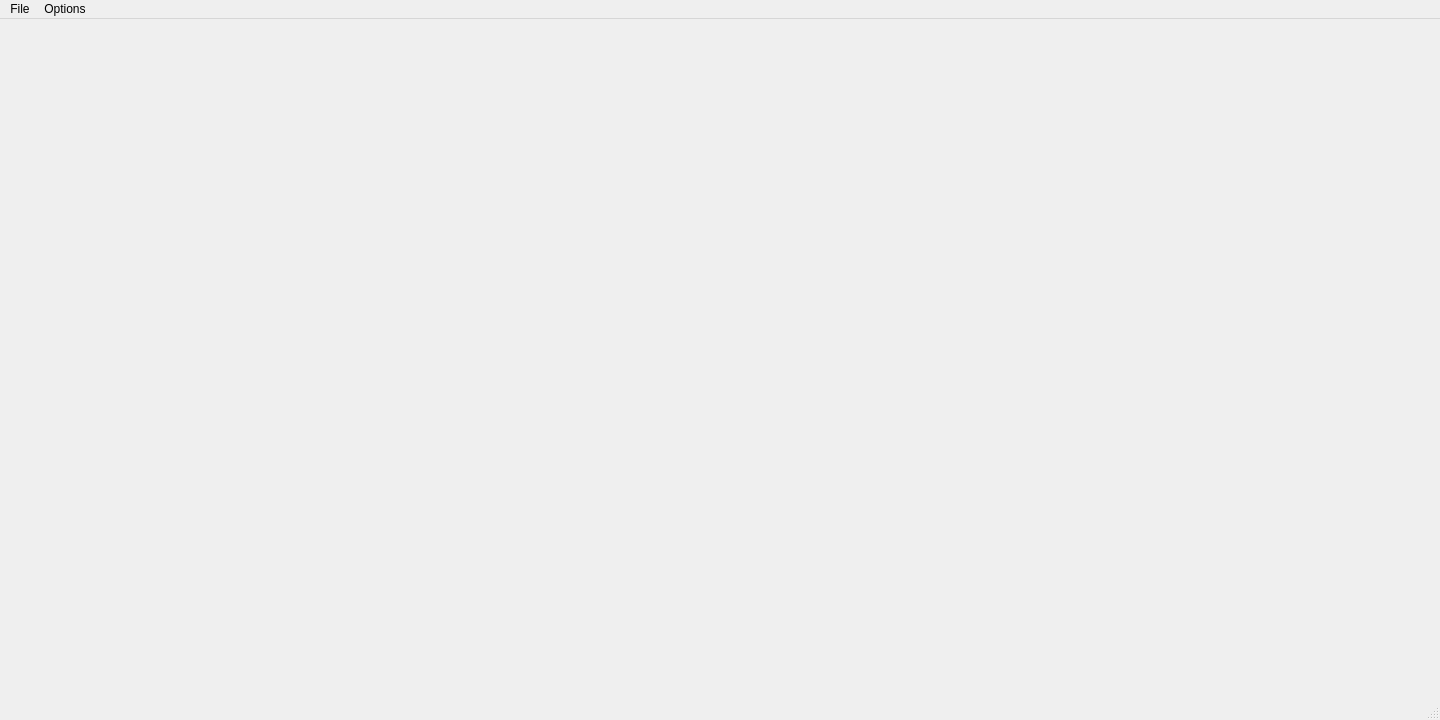
<?xml version="1.0" encoding="UTF-8"?>
<ui version="4.0">
 <class>Simulator</class>
 <widget class="QMainWindow" name="Simulator">
  <property name="geometry">
   <rect>
    <x>0</x>
    <y>0</y>
    <width>1440</width>
    <height>720</height>
   </rect>
  </property>
  <property name="windowTitle">
   <string>Simulator</string>
  </property>
  <widget class="QWidget" name="centralwidget">
   <layout class="QGridLayout" name="centralWidgetGridLayout" columnstretch="5,1">
    <property name="bottomMargin">
     <number>9</number>
    </property>
    <item row="0" column="1">
     <layout class="QGridLayout" name="configurationGridLayout">
      <property name="spacing">
       <number>0</number>
      </property>
      <item row="2" column="0">
       <widget class="SimulatorConfigurationButtons" name="configurationButtons" native="true"/>
      </item>
      <item row="1" column="0">
       <widget class="ConfigurationGrid" name="configurationGridNew" native="true"/>
      </item>
      <item row="0" column="0">
       <widget class="ConfigurationGrid" name="configurationGridOld" native="true"/>
      </item>
     </layout>
    </item>
    <item row="0" column="0">
     <widget class="PlotsPage" name="plotsPage" native="true"/>
    </item>
   </layout>
  </widget>
  <widget class="QMenuBar" name="menubar">
   <property name="geometry">
    <rect>
     <x>0</x>
     <y>0</y>
     <width>1440</width>
     <height>33</height>
    </rect>
   </property>
   <widget class="QMenu" name="menuFile">
    <property name="title">
     <string>File</string>
    </property>
    <addaction name="actionExit"/>
   </widget>
   <widget class="QMenu" name="menuOptions">
    <property name="title">
     <string>Options</string>
    </property>
    <widget class="QMenu" name="menuColors">
     <property name="title">
      <string>Colors</string>
     </property>
     <addaction name="actionLightMode"/>
     <addaction name="actionDarkMode"/>
     <addaction name="actionSystemDefault"/>
    </widget>
    <addaction name="menuColors"/>
   </widget>
   <addaction name="menuFile"/>
   <addaction name="menuOptions"/>
  </widget>
  <widget class="QStatusBar" name="statusbar"/>
  <action name="actionExit">
   <property name="icon">
    <iconset theme="QIcon::ThemeIcon::ApplicationExit"/>
   </property>
   <property name="text">
    <string>Exit</string>
   </property>
  </action>
  <action name="actionLightMode">
   <property name="checkable">
    <bool>true</bool>
   </property>
   <property name="text">
    <string>Light Mode</string>
   </property>
  </action>
  <action name="actionDarkMode">
   <property name="checkable">
    <bool>true</bool>
   </property>
   <property name="text">
    <string>Dark Mode</string>
   </property>
  </action>
  <action name="actionSystemDefault">
   <property name="checkable">
    <bool>true</bool>
   </property>
   <property name="checked">
    <bool>true</bool>
   </property>
   <property name="text">
    <string>System Default</string>
   </property>
  </action>
 </widget>
 <customwidgets>
  <customwidget>
   <class>ConfigurationGrid</class>
   <extends>QWidget</extends>
   <header>brace.UI.ConfigurationGrid</header>
   <container>1</container>
  </customwidget>
  <customwidget>
   <class>PlotsPage</class>
   <extends>QWidget</extends>
   <header>brace.UI.PlotsPage</header>
   <container>1</container>
  </customwidget>
  <customwidget>
   <class>SimulatorConfigurationButtons</class>
   <extends>QWidget</extends>
   <header>brace.UI.SimulatorConfigurationButtons</header>
   <container>1</container>
  </customwidget>
 </customwidgets>
 <resources/>
 <connections>
  <connection>
   <sender>actionExit</sender>
   <signal>triggered()</signal>
   <receiver>Simulator</receiver>
   <slot>close()</slot>
   <hints>
    <hint type="sourcelabel">
     <x>-1</x>
     <y>-1</y>
    </hint>
    <hint type="destinationlabel">
     <x>719</x>
     <y>359</y>
    </hint>
   </hints>
  </connection>
 </connections>
</ui>
